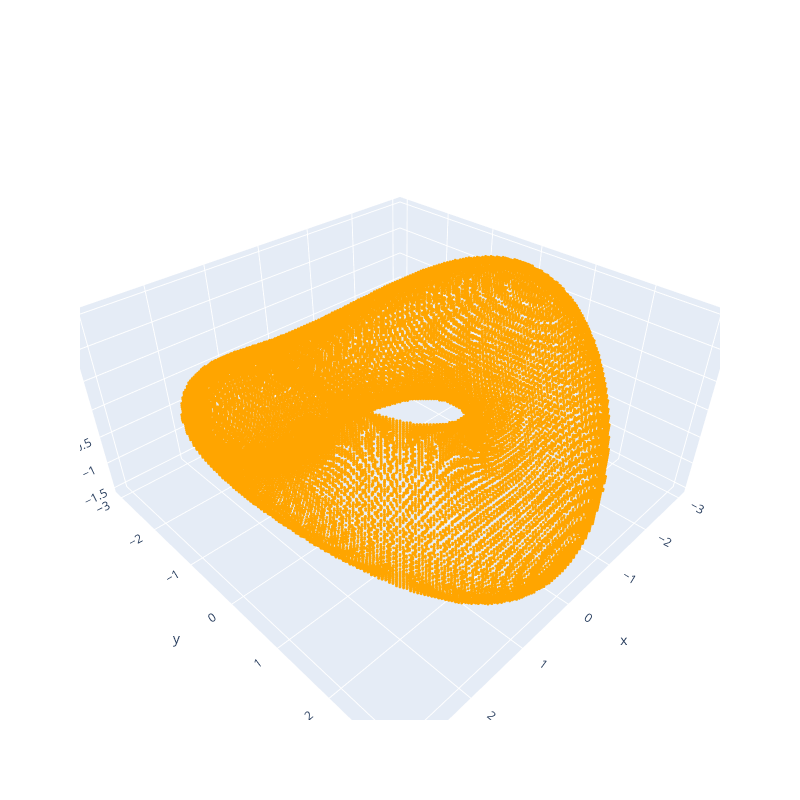

The notebook cell this image was saved under:
### Markdown cell above
# Surface

### Code cell
R = 2
r = 1
ax = .1
ay = .1
eq = (sqrt(x**2+y**2)- R)**2 + (z-ax*x**2+ay*y**2)**2 - r**2
box = [-3,3,-3,3,-1.5,1.5]
X, Y, Z = grid_xyz(box,100)
f, nx, ny, nz = compute_jet(eq, X, Y, Z)

cf = np.abs(f) < 0.05
surface_trace = go.Scatter3d(x=X[cf], y=Y[cf], z=Z[cf], mode='markers', marker=dict(size=1, color='orange'))

fig = go.Figure()
fig.add_trace(surface_trace)
fig.update_layout(width=800, height=800)
fig.show()

### Figure 1 — Plotly figure (JSON) as saved in the notebook; plotly's stock layout.template omitted (floating-point values rounded to 4 significant figures; data arrays with more than 128 entries replaced by an {"elided": "..."} marker saying what was removed)
{"data": [{"marker": {"color": "orange", "size": 1}, "mode": "markers", "type": "scatter3d", "x": {"elided": "35672 float values"}, "y": {"elided": "35672 float values"}, "z": {"elided": "35672 float values"}}], "layout": {"height": 800, "width": 800}}
